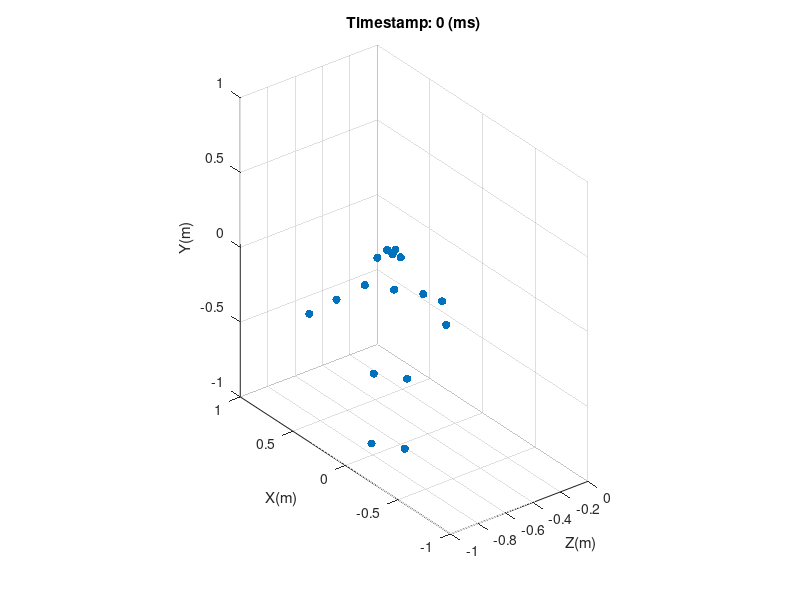

MATLAB code for this plot: (Note: this script raises an error after producing the figure.)
clc; clear; close all;
load('data.mat')
keypoints = double(keypoints);
timestampList = double(timestampList);
timestampList = timestampList - timestampList(1);
for ii = 1:1:length(timestampList)
    x = squeeze(keypoints(ii,:,1));
    y = squeeze(keypoints(ii,:,2));
    z = squeeze(keypoints(ii,:,3));
    scatter3(z,x,y,'filled');
    xlabel('Z(m)'); ylabel('X(m)'); zlabel('Y(m)'); title(sprintf('Timestamp: %d (ms)',timestampList(ii)));
    grid on;
    axis equal;
    xlim([-1 0]);
    ylim([-1 1]);
    zlim([-1 1]);
    drawnow;
    Frame=getframe(gcf);
    Image=frame2im(Frame);
    [Image,map]=rgb2ind(Image,256);
    if ii == 1
        imwrite(Image,map,'test.gif','gif', 'Loopcount',inf,'DelayTime',0.03);
    else
        imwrite(Image,map,'test.gif','gif','WriteMode','append','DelayTime',0.03);
    end
end